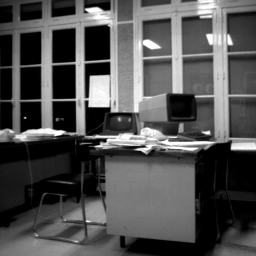
%> input picture TD7_07.10.2021/Louis/bureau256.png, 256 x 256 px
$ octave TD7_Exo1.m   (GNU Octave 9; MATLAB toolbox functions it lacks are replaced by stand-ins)
%> lines starting %> are read from the running program, lines starting %| are printed output that depends on the picture; in (x1, y1, x2, y2) boxes, pixels count from 0 and x2, y2 are one past the last pixel; in counts of white or black regions, pixels touching at a corner belong together; the program's own positions count from 1
clear all;
close all;
pkg load image;

J = imread('bureau256.png');
%> J is the input picture: size 256x256 uint8; min 0, max 255, mean 80.8
figure();
imshow(J);
a = double(J);
figure();
imshow(a);
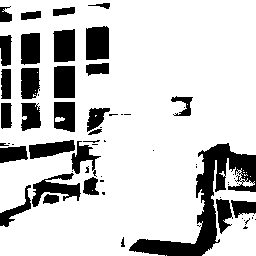
%> displayed picture: size 256x256, on the screen's scale of 0 to 255; 79.4% white; 63 black regions (33 under 20 px), largest, box (x1, y1, x2, y2) and area: (129, 143, 256, 256) 3643, (86, 26, 109, 60) 742, (32, 173, 81, 207) 716
S = J(40:80,120:160); %Sous image de J
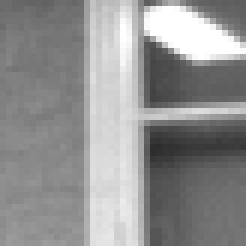
%> S: size 41x41 uint8 (shown 6 times larger); min 45, max 255, mean 145.6
S2 = J(1:41,1:41); %Sous image de J
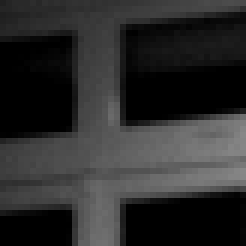
%> S2: size 41x41 uint8 (shown 6 times larger); min 0, max 135, mean 43.7

figure, surf(double(S)); shading interp;
%> after `shading interp`:
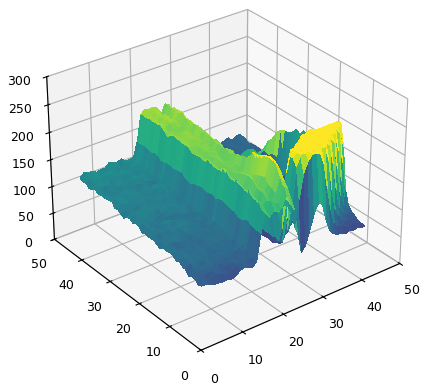
%> figure redrawn from the program's plot data
figure, surf(double(S2)); shading interp;
%> after `shading interp`:
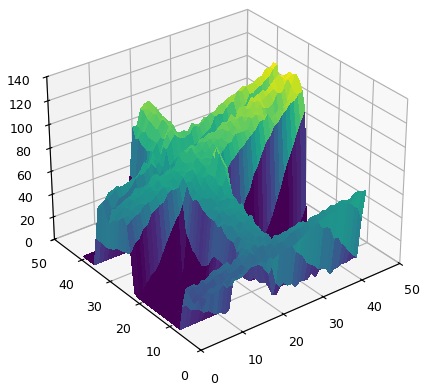
%> figure redrawn from the program's plot data

%Afficher la ligne 95 de J sout forme de courbe

figure; plot(J(95,:)); title('Ligne 95 de J');
%> after `title('Ligne 95 de J')`:
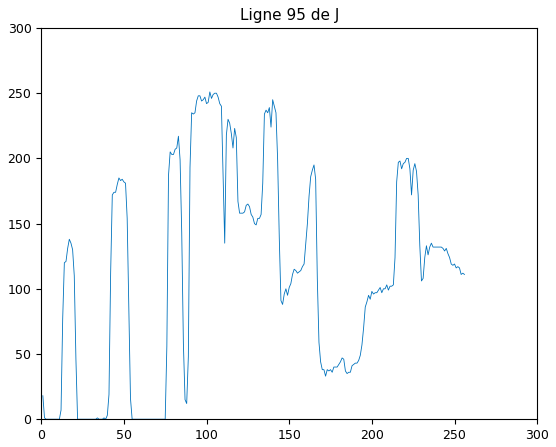
%> figure redrawn from the program's plot data; curve peaks at x = 102, y = 251

%On crée une image en couleur
Jc(:,:,1) = J; %On récupère le filtre rouge
Jc(:,:,2) = J; %On récupère le filtre vert
Jc(:,:,3) = J; %On récupère le filtre bleu

%On ne veut que du rouge à la ligne 95
Jc(95,:,1) = 255;
Jc(95,:,2) = Jc(95,:,3) = 0;
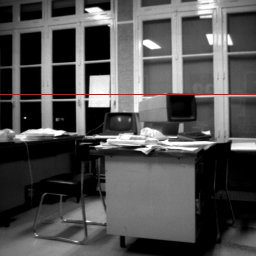
%> Jc: size 256x256x3 uint8; mean R, G, B 81.4, 80.4, 80.4

figure; imshow(Jc); title('J avec ligne rouge');
